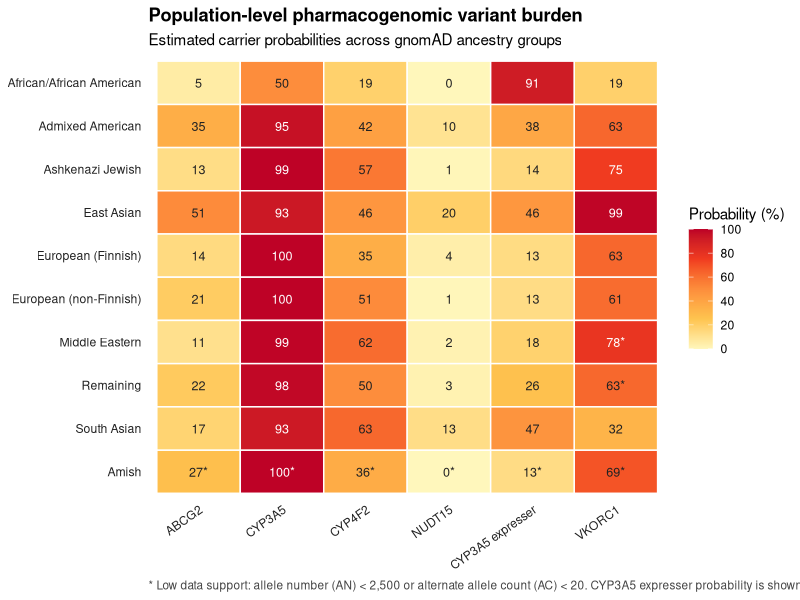
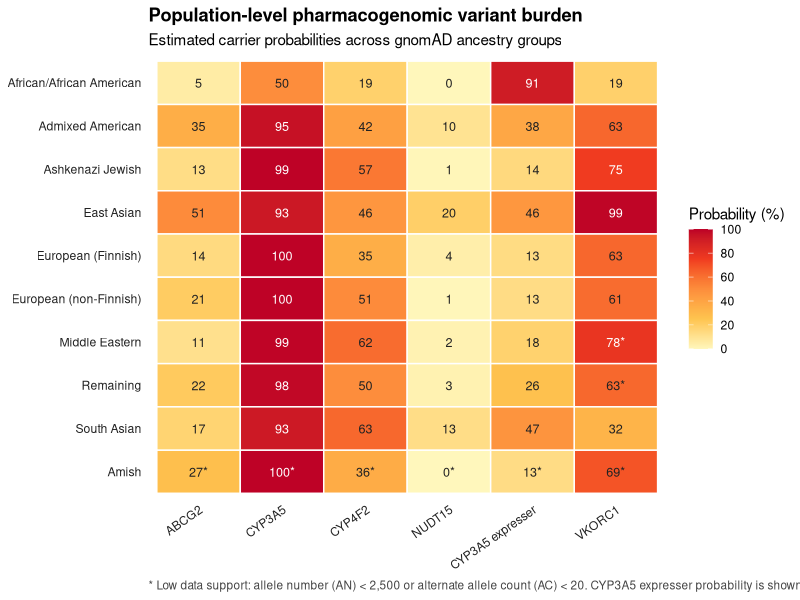

R code for these plots, in order:
library(tidyverse)

dir.create("figures", showWarnings = FALSE)

# Shared project palette: yellow -> orange -> red
pgx_colours <- c(
  "#FFF7BC",
  "#FEC44F",
  "#FD8D3C",
  "#F03B20",
  "#BD0026"
)

df <- read_csv("data/carrier_by_group.csv", show_col_types = FALSE)

required_columns <- c(
  "group", "gene", "carrier", "expresser", "low_an", "few_alt"
)

missing_columns <- setdiff(required_columns, names(df))

if (length(missing_columns) > 0) {
  stop(
    "Missing expected columns: ",
    paste(missing_columns, collapse = ", ")
  )
}

group_order <- c(
  "African/African American",
  "Admixed American",
  "Ashkenazi Jewish",
  "East Asian",
  "European (Finnish)",
  "European (non-Finnish)",
  "Middle Eastern",
  "Remaining",
  "South Asian",
  "Amish"
)

gene_order <- c(
  "ABCG2",
  "CYP3A5",
  "CYP4F2",
  "NUDT15",
  "CYP3A5 expresser",
  "VKORC1"
)

# Main variant carrier estimates
carrier_data <- df %>%
  transmute(
    group,
    gene,
    estimate = carrier,
    flagged = coalesce(low_an, FALSE) |
      coalesce(few_alt, FALSE)
  )

# CYP3A5 expresser estimates are a separate measure
expresser_data <- df %>%
  filter(gene == "CYP3A5", !is.na(expresser)) %>%
  transmute(
    group,
    gene = "CYP3A5 expresser",
    estimate = expresser,
    flagged = coalesce(low_an, FALSE) |
      coalesce(few_alt, FALSE)
  )

plot_data <- bind_rows(carrier_data, expresser_data) %>%
  mutate(
    percent = estimate * 100,
    label = paste0(
      round(percent),
      if_else(flagged, "*", "")
    ),
    group = factor(group, levels = rev(group_order)),
    gene = factor(gene, levels = gene_order),
    label_colour = if_else(percent >= 70, "white", "#222222")
  )

if (any(is.na(plot_data$group))) {
  stop("Unexpected ancestry-group names found in the input CSV.")
}

p <- ggplot(plot_data, aes(x = gene, y = group, fill = percent)) +
  geom_tile(colour = "white", linewidth = 0.5) +
  geom_text(
    aes(label = label, colour = label_colour),
    size = 3.2,
    show.legend = FALSE
  ) +
  scale_fill_gradientn(
    colours = pgx_colours,
    limits = c(0, 100),
    breaks = seq(0, 100, by = 20),
    name = "Probability (%)",
    oob = scales::squish
  ) +
  scale_colour_identity() +
  scale_x_discrete(drop = FALSE) +
  scale_y_discrete(drop = FALSE) +
  labs(
    title = "Population-level pharmacogenomic variant burden",
    subtitle = "Estimated carrier probabilities across gnomAD ancestry groups",
    x = NULL,
    y = NULL,
    caption = paste(
      "* Low data support: allele number (AN) < 2,500",
      "or alternate allele count (AC) < 20.",
      "CYP3A5 expresser probability is shown separately",
      "from CYP3A5*3 carrier probability.",
      "Combined exome and genome counts are used where available."
    )
  ) +
  theme_minimal(base_size = 11) +
  theme(
    panel.grid = element_blank(),
    axis.text.x = element_text(
      angle = 35, hjust = 1, colour = "#222222"
    ),
    axis.text.y = element_text(colour = "#222222"),
    plot.title = element_text(face = "bold"),
    legend.position = "right",
    plot.caption = element_text(
      hjust = 0,
      size = 8.5,
      colour = "#444444"
    )
  )

ggsave(
  "figures/fig1_carrier_heatmap.png",
  plot = p,
  width = 11,
  height = 7,
  dpi = 300,
  bg = "white"
)

ggsave(
  "figures/fig1_carrier_heatmap.pdf",
  plot = p,
  width = 11,
  height = 7,
  bg = "white"
)

cat("Saved Figure 1 PNG and PDF in figures/\\n")
